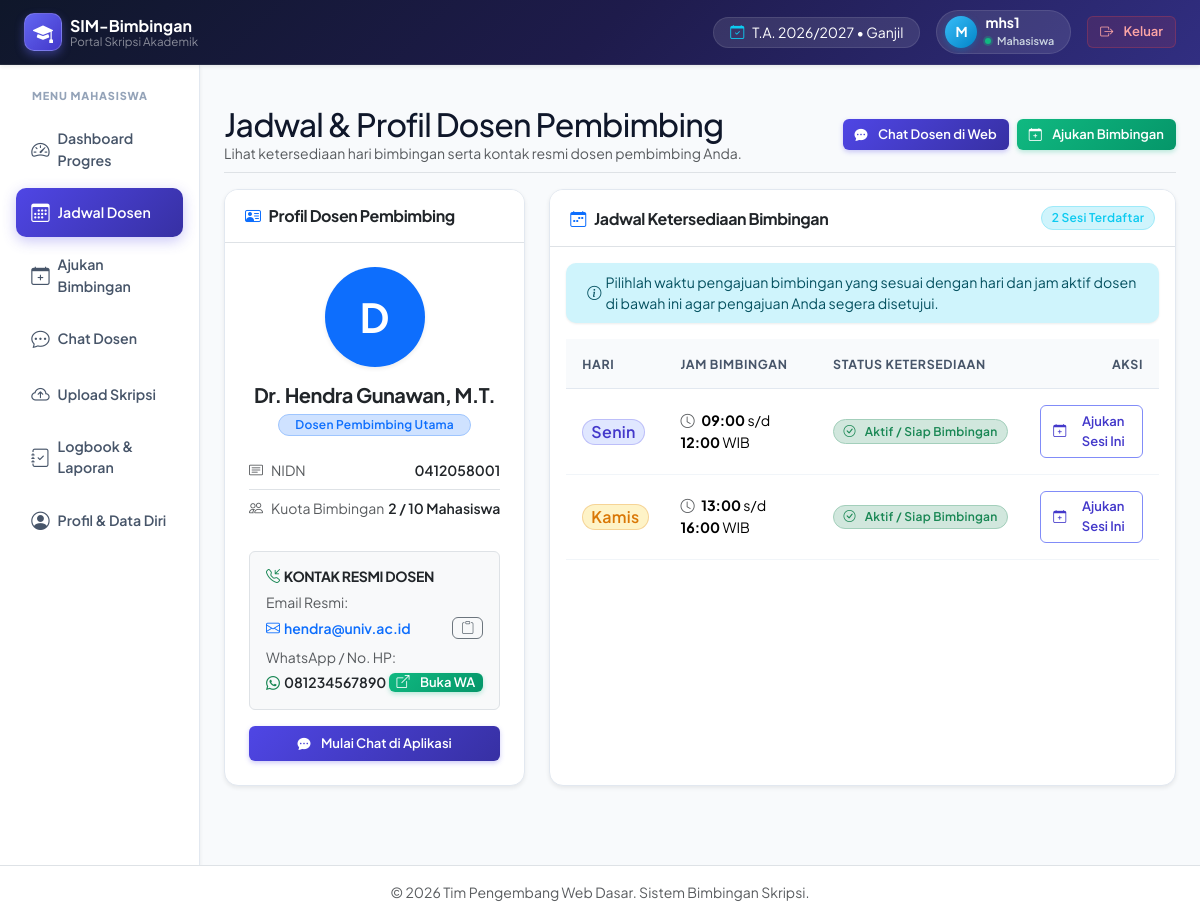
Screenshot of /mahasiswa/jadwal_dosen.php (signed in) with the database file from the repository.
### tables this page shows
CREATE TABLE IF NOT EXISTS mahasiswa (
    id INT AUTO_INCREMENT PRIMARY KEY,
    user_id INT NOT NULL,
    nim VARCHAR(20) NOT NULL UNIQUE,
    nama_lengkap VARCHAR(100) NOT NULL,
    judul_skripsi VARCHAR(255) DEFAULT 'Belum Ditentukan',
    dosen_pembimbing_id INT NULL,
    foto_profil VARCHAR(255) DEFAULT 'default.png',
    status_kelulusan ENUM('proses_bimbingan', 'siap_sidang', 'lulus') DEFAULT 'proses_bimbingan',
    created_at TIMESTAMP DEFAULT CURRENT_TIMESTAMP,
    FOREIGN KEY (user_id) REFERENCES users(id) ON DELETE CASCADE,
    FOREIGN KEY (dosen_pembimbing_id) REFERENCES dosen(id) ON DELETE SET NULL
);

CREATE TABLE IF NOT EXISTS dosen (
    id INT AUTO_INCREMENT PRIMARY KEY,
    user_id INT NOT NULL,
    nidn VARCHAR(20) NOT NULL UNIQUE,
    nama_dosen VARCHAR(100) NOT NULL,
    email VARCHAR(100) NOT NULL,
    no_whatsapp VARCHAR(20),
    foto_profil VARCHAR(255) DEFAULT 'default.png',
    kuota_bimbingan INT DEFAULT 10,
    created_at TIMESTAMP DEFAULT CURRENT_TIMESTAMP,
    FOREIGN KEY (user_id) REFERENCES users(id) ON DELETE CASCADE
);

CREATE TABLE IF NOT EXISTS jadwal_dosen (
    id INT AUTO_INCREMENT PRIMARY KEY,
    dosen_id INT NOT NULL,
    hari ENUM('Senin', 'Selasa', 'Rabu', 'Kamis', 'Jumat', 'Sabtu') NOT NULL,
    jam_mulai TIME NOT NULL,
    jam_selesai TIME NOT NULL,
    status_aktif ENUM('aktif', 'libur') DEFAULT 'aktif',
    FOREIGN KEY (dosen_id) REFERENCES dosen(id) ON DELETE CASCADE
);

### mahasiswa/jadwal_dosen.php (the view, shortened to what this page needs)
<?php
require_once '../config/database.php';
require_once '../templates/header.php';
require_once '../templates/sidebar_mahasiswa.php';
$stmt_mhs = $pdo->prepare("
    SELECT m.*, d.id AS dosen_id, d.user_id AS dosen_user_id, d.nidn, d.nama_dosen,
           d.email AS email_dosen, d.no_whatsapp, d.foto_profil AS foto_dosen, d.kuota_bimbingan
    FROM mahasiswa m
    LEFT JOIN dosen d ON m.dosen_pembimbing_id = d.id
    WHERE m.user_id = :uid LIMIT 1
");
$stmt_mhs->execute([':uid' => $_SESSION['user_id']]);
$mhs = $stmt_mhs->fetch();
$dosen_id = $mhs['dosen_id'] ?? null;
$jadwal_list = [];
$total_mhs_bimbingan = 0;
if ($dosen_id) {
    $stmt_jadwal = $pdo->prepare("
        SELECT * FROM jadwal_dosen
        WHERE dosen_id = :did
        ORDER BY FIELD(hari, 'Senin', 'Selasa', 'Rabu', 'Kamis', 'Jumat', 'Sabtu'), jam_mulai ASC
    ");
    $stmt_jadwal->execute([':did' => $dosen_id]);
    $jadwal_list = $stmt_jadwal->fetchAll();
    $stmt_count = $pdo->prepare("SELECT COUNT(*) FROM mahasiswa WHERE dosen_pembimbing_id = :did");
    $stmt_count->execute([':did' => $dosen_id]);
    $total_mhs_bimbingan = (int)$stmt_count->fetchColumn();
}
$wa_url = '#';
if (!empty($mhs['no_whatsapp'])) {
    $clean_wa = preg_replace('/[^0-9]/', '', $mhs['no_whatsapp']);
    if (str_starts_with($clean_wa, '0')) {
        $clean_wa = '62' . substr($clean_wa, 1);
    }
    $wa_url = "https://wa.me/{$clean_wa}?text=" . urlencode("Halo Bapak/Ibu " . ($mhs['nama_dosen'] ?? 'Dosen') . ", saya " . ($mhs['nama_lengkap'] ?? 'Mahasiswa') . " (NIM: " . ($mhs['nim'] ?? '') . ") ingin menanyakan perihal bimbingan skripsi.");
}
?>
<div class="d-flex justify-content-between flex-wrap flex-md-nowrap align-items-center pt-3 pb-2 mb-3 border-bottom">
    <div>
        <h1 class="h2 mb-0">Jadwal & Profil Dosen Pembimbing</h1>
        <p class="text-muted small mb-0">Lihat ketersediaan hari bimbingan serta kontak resmi dosen pembimbing Anda.</p>
    </div>
    <div class="btn-toolbar mb-2 mb-md-0">
        <a href="chat.php" class="btn btn-primary btn-sm me-2">
            <i class="bi bi-chat-dots-fill me-1"></i>Chat Dosen di Web
        </a>
        <a href="ajukan_jadwal.php" class="btn btn-success btn-sm">
            <i class="bi bi-calendar-plus me-1"></i>Ajukan Bimbingan
        </a>
    </div>
</div>
<?php if (!$dosen_id): ?>
    <div class="card shadow-sm border-warning border-start border-4 p-4 text-center my-4">
        <i class="bi bi-person-x text-warning fs-1 mb-2"></i>
        <h5 class="fw-bold text-dark">Dosen Pembimbing Belum Ditetapkan</h5>
        <p class="text-muted mb-3">Admin akademik belum memplot dosen pembimbing untuk akun Anda. Silakan hubungi bagian akademik atau tunggu proses plotting selesai.</p>
        <div>
            <a href="index.php" class="btn btn-outline-primary btn-sm">Kembali ke Dashboard</a>
        </div>
    </div>
<?php else: ?>
    <div class="row g-4 mb-4">
        <div class="col-lg-4">
            <div class="card shadow-sm h-100">
                <div class="card-header bg-white py-3 border-bottom">
                    <h6 class="m-0 fw-bold text-dark">
                        <i class="bi bi-person-vcard text-primary me-2"></i>Profil Dosen Pembimbing
                    </h6>
                </div>
                <div class="card-body text-center p-4">
                    <div class="mb-3">
                        <?php if (!empty($mhs['foto_dosen']) && file_exists('../assets/uploads/' . $mhs['foto_dosen'])): ?>
                            <img src="../assets/uploads/<?= htmlspecialchars($mhs['foto_dosen']); ?>" class="rounded-circle img-thumbnail shadow-sm" width="110" height="110" style="object-fit: cover;" alt="Foto Dosen">
                        <?php else: ?>
                            <div class="bg-primary text-white rounded-circle d-inline-flex align-items-center justify-content-center fw-bold shadow-sm" style="width: 100px; height: 100px; font-size: 2.5rem;">
                                <?= strtoupper(substr($mhs['nama_dosen'], 0, 1)); ?>
                            </div>
                        <?php endif; ?>
                    </div>
                    <h5 class="fw-bold text-dark mb-1"><?= htmlspecialchars($mhs['nama_dosen']); ?></h5>
                    <span class="badge bg-primary-subtle text-primary border border-primary-subtle px-3 py-1 mb-3">
                        Dosen Pembimbing Utama
                    </span>
                    <ul class="list-group list-group-flush text-start small mb-4">
                        <li class="list-group-item d-flex justify-content-between px-0 py-2">
                            <span class="text-muted"><i class="bi bi-card-text me-2"></i>NIDN</span>
                            <span class="fw-semibold text-dark"><?= htmlspecialchars($mhs['nidn'] ?? '-'); ?></span>
                        </li>
                        <li class="list-group-item d-flex justify-content-between px-0 py-2">
                            <span class="text-muted"><i class="bi bi-people me-2"></i>Kuota Bimbingan</span>
                            <span class="fw-semibold text-dark"><?= $total_mhs_bimbingan; ?> / <?= htmlspecialchars($mhs['kuota_bimbingan'] ?? '10'); ?> Mahasiswa</span>
                        </li>
                    </ul>
                    <div class="bg-light p-3 rounded text-start border mb-3">
                        <h6 class="fw-bold text-dark mb-2 small text-uppercase">
                            <i class="bi bi-telephone-inbound me-1 text-success"></i>Kontak Resmi Dosen
                        </h6>
                        <div class="mb-2">
                            <label class="text-muted small d-block mb-1">Email Resmi:</label>
                            <div class="d-flex align-items-center justify-content-between">
                                <a href="mailto:<?= htmlspecialchars($mhs['email_dosen'] ?? ''); ?>" class="text-decoration-none fw-semibold small text-primary text-truncate me-2">
                                    <i class="bi bi-envelope me-1"></i><?= htmlspecialchars($mhs['email_dosen'] ?? '-'); ?>
                                </a>
                                <button type="button" class="btn btn-outline-secondary btn-sm py-0 px-2" onclick="navigator.clipboard.writeText('<?= htmlspecialchars($mhs['email_dosen'] ?? ''); ?>'); alert('Email berhasil disalin!');" title="Salin Email">
                                    <i class="bi bi-clipboard"></i>
                                </button>
                            </div>
                        </div>
                        <div>
                            <label class="text-muted small d-block mb-1">WhatsApp / No. HP:</label>
                            <?php if (!empty($mhs['no_whatsapp'])): ?>
                                <div class="d-flex align-items-center justify-content-between">
                                    <span class="fw-semibold small text-dark">
                                        <i class="bi bi-whatsapp text-success me-1"></i><?= htmlspecialchars($mhs['no_whatsapp']); ?>
                                    </span>
                                    <a href="<?= $wa_url; ?>" target="_blank" class="btn btn-success btn-sm py-0 px-2" title="Chat via WhatsApp">
                                        <i class="bi bi-box-arrow-up-right me-1"></i>Buka WA
                                    </a>
                                </div>
                            <?php else: ?>
                                <span class="text-muted small">Nomor WhatsApp belum dicantumkan</span>
                            <?php endif; ?>
                        </div>
                    </div>
                    <div class="d-grid gap-2">
                        <a href="chat.php" class="btn btn-primary btn-sm py-2">
                            <i class="bi bi-chat-dots-fill me-1"></i>Mulai Chat di Aplikasi
                        </a>
                    </div>
                </div>
            </div>
        </div>
        <div class="col-lg-8">
            <div class="card shadow-sm h-100">
                <div class="card-header bg-white py-3 d-flex justify-content-between align-items-center border-bottom">
                    <h6 class="m-0 fw-bold text-dark">
                        <i class="bi bi-calendar-week text-primary me-2"></i>Jadwal Ketersediaan Bimbingan
                    </h6>
                    <span class="badge bg-info-subtle text-info border border-info-subtle small">
                        <?= count($jadwal_list); ?> Sesi Terdaftar
                    </span>
                </div>
                <div class="card-body">
                    <div class="alert alert-info py-2 small mb-3">
                        <i class="bi bi-info-circle me-1"></i>
                        Pilihlah waktu pengajuan bimbingan yang sesuai dengan hari dan jam aktif dosen di bawah ini agar pengajuan Anda segera disetujui.
                    </div>
                    <?php if (empty($jadwal_list)): ?>
                        <div class="text-center py-5 text-muted">
                            <i class="bi bi-calendar-x fs-1 d-block mb-2"></i>
                            <h6 class="fw-bold">Belum Ada Jadwal Ketersediaan</h6>
                            <p class="small mb-3">Dosen pembimbing Anda belum mengatur slot jadwal bimbingan mingguan.</p>
                            <a href="chat.php" class="btn btn-outline-primary btn-sm">
                                <i class="bi bi-chat-dots me-1"></i>Tanyakan Waktu Bimbingan via Chat
                            </a>
                        </div>
                    <?php else: ?>
                        <div class="table-responsive">
                            <table class="table table-hover align-middle mb-0">
                                <thead class="table-light">
                                    <tr>
                                        <th>Hari</th>
                                        <th>Jam Bimbingan</th>
                                        <th>Status Ketersediaan</th>
                                        <th class="text-end">Aksi</th>
                                    </tr>
                                </thead>
                                <tbody>
                                    <?php
                                    $hari_color = [
                                        'Senin' => 'primary',
                                        'Selasa' => 'success',
                                        'Rabu' => 'info',
                                        'Kamis' => 'warning',
                                        'Jumat' => 'danger',
                                        'Sabtu' => 'secondary'
                                    ];
                                    foreach ($jadwal_list as $row):
                                        $color = $hari_color[$row['hari']] ?? 'secondary';
                                        $is_aktif = ($row['status_aktif'] === 'aktif');
                                    ?>
                                        <tr>
                                            <td>
                                                <span class="badge bg-<?= $color; ?> px-2 py-1 fs-6">
                                                    <?= htmlspecialchars($row['hari']); ?>
                                                </span>
                                            </td>
                                            <td>
                                                <i class="bi bi-clock me-1 text-muted"></i>
                                                <strong><?= substr($row['jam_mulai'], 0, 5); ?></strong> s/d <strong><?= substr($row['jam_selesai'], 0, 5); ?></strong> WIB
                                            </td>
                                            <td>
                                                <?php if ($is_aktif): ?>
                                                    <span class="badge bg-success-subtle text-success border border-success-subtle">
                                                        <i class="bi bi-check-circle me-1"></i>Aktif / Siap Bimbingan
                                                    </span>
                                                <?php else: ?>
                                                    <span class="badge bg-danger-subtle text-danger border border-danger-subtle">
                                                        <i class="bi bi-x-circle me-1"></i>Sedang Libur / Tidak Tersedia
                                                    </span>
                                                <?php endif; ?>
                                            </td>
                                            <td class="text-end">
                                                <?php if ($is_aktif): ?>
                                                    <a href="ajukan_jadwal.php?hari=<?= urlencode($row['hari']); ?>&jam=<?= substr($row['jam_mulai'], 0, 5); ?>" class="btn btn-outline-primary btn-sm">
                                                        <i class="bi bi-calendar-plus me-1"></i>Ajukan Sesi Ini
                                                    </a>
                                                <?php else: ?>
                                                    <button class="btn btn-secondary btn-sm" disabled>Libur</button>
                                                <?php endif; ?>
                                            </td>
                                        </tr>
                                    <?php endforeach; ?>
                                </tbody>
                            </table>
                        </div>
                    <?php endif; ?>
                </div>
            </div>
        </div>
    </div>
<?php endif; ?>
<?php
require_once '../templates/footer.php';
?>

### rows the page displays
mahasiswa: dosen_pembimbing.nama_dosen "D", dosen_pembimbing.nama_dosen "Dr. Hendra Gunawan, M.T.", dosen_pembimbing.nidn "0412058001", dosen_pembimbing.kuota_bimbingan "10", dosen_pembimbing.email "hendra@univ.ac.id", dosen_pembimbing.no_whatsapp "081234567890"
jadwal_dosen: hari "Senin", jam_mulai "09:00", jam_selesai "12:00", status_aktif "aktif" (drawn)
jadwal_dosen: hari "Kamis", jam_mulai "13:00", jam_selesai "16:00", status_aktif "aktif" (drawn)

### other values shown
$user_initial "M"
$_SESSION['username'] "mhs1"
$_SESSION['role'] "Mahasiswa"
$total_mhs_bimbingan "2"
count($jadwal_list) "2"
